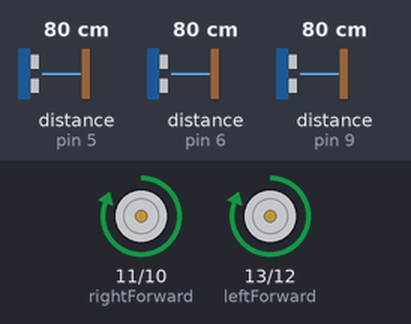
Recording of a sketch running on a simulated Arduino Uno, built with avr-gcc and run on an emulated ATmega328P. Shown: motor-driver pin pairs drawn as motors (green arrow = first pin HIGH = forward, orange = second pin HIGH = backward, longer = more drive). Wiring (inferred from the names in the program): 3 × ultrasonic range finder: trigger pin 4, echo pin 5 / trigger pin 7, echo pin 6 / trigger pin 8, echo pin 9. Inputs (shaded band) come from the test bench; at power-on: distance to the obstacle (sensors on pin 6, pin 9, pin 5) 80 cm. The echo pulse lasts 58.3 µs per cm.

Above: at 1.8 s.
1.9 s: distance to the obstacle (sensor on pin 6) set to 22 cm
3.4 s: distance to the obstacle (sensor on pin 6) set to 18 cm
At 4.6 s:
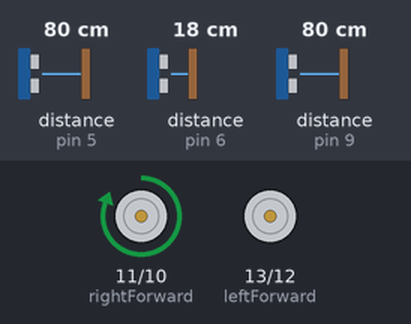
7.5 s: distance to the obstacle (sensor on pin 9) set to 2 cm
At 8.4 s:
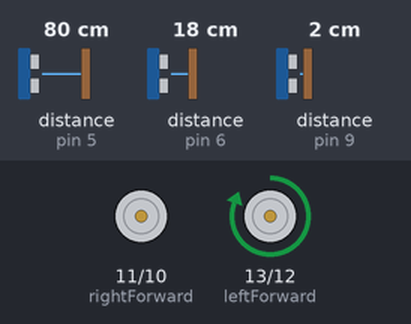
11.6 s: distance to the obstacle (sensor on pin 9) set to 35 cm
At 13.2 s:
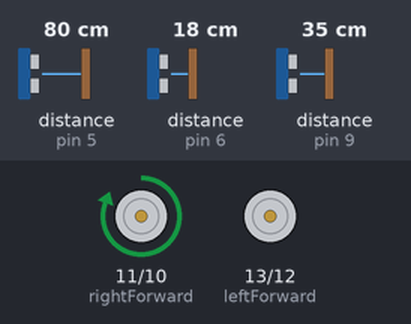
15.7 s: distance to the obstacle (sensor on pin 9) set to 4 cm
At 16.9 s:
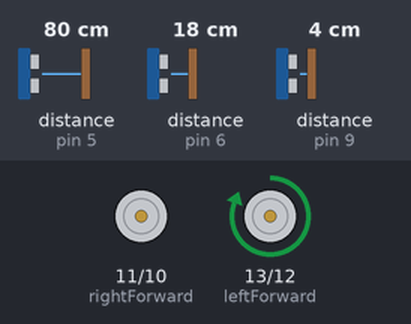
Timing chart, 0 to 18.7 s (numbered marks = the images above; inputs shaded):
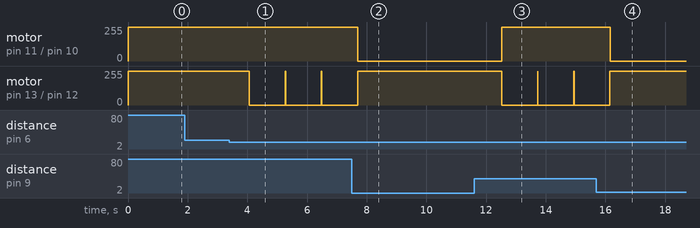

The sketch:

combined_shat_boi.ino
```cpp
const int rightEcho = 5;
const int rightTrig = 4;
const int frontEcho = 6;
const int frontTrig = 7;
const int leftEcho = 9;
const int leftTrig = 8;
const int leftForward = 13;
const int leftBackward = 12;
const int rightForward = 11;
const int rightBackward = 10;

void setup() {
  Serial.begin(9600);
  pinMode(rightTrig, OUTPUT);
  pinMode(frontTrig, OUTPUT);
  pinMode(leftTrig, OUTPUT);
  pinMode(rightEcho, INPUT);
  pinMode(frontEcho, INPUT);
  pinMode(leftEcho, INPUT);
  pinMode(leftForward, OUTPUT);
  pinMode(leftBackward, OUTPUT);
  pinMode(rightForward, OUTPUT);
  pinMode(rightBackward, OUTPUT);
}

int distanceRight() {
  digitalWrite(rightTrig, LOW);
  delayMicroseconds(2);
  digitalWrite(rightTrig, HIGH);
  delayMicroseconds(10);
  digitalWrite(rightTrig, LOW);
  int right = pulseIn(rightEcho, HIGH);
  right = right / 29 / 2;
  return right;
}

int distanceFront() {
  digitalWrite(frontTrig, LOW);
  delayMicroseconds(2);
  digitalWrite(frontTrig, HIGH);
  delayMicroseconds(10);
  digitalWrite(frontTrig, LOW);
  int front = pulseIn(frontEcho, HIGH);
  front = front / 29 / 2;
  return front;
}

int distanceLeft() {
  digitalWrite(leftTrig, LOW);
  delayMicroseconds(2);
  digitalWrite(leftTrig, HIGH);
  delayMicroseconds(10);
  digitalWrite(leftTrig, LOW);
  int left = pulseIn(leftEcho, HIGH);
  left = left / 29 / 2;
  return left;
}

void moveForward() {
  digitalWrite(leftForward, HIGH);
  digitalWrite(leftBackward, LOW);
  digitalWrite(rightForward, HIGH);
  digitalWrite(rightBackward, LOW);
}

void turnRight() {
  digitalWrite(leftForward, HIGH);
  digitalWrite(leftBackward, LOW);
  digitalWrite(rightForward, LOW);
  digitalWrite(rightBackward, LOW);
  delay(200);
}

void turnLeft() {
  digitalWrite(leftForward, LOW);
  digitalWrite(leftBackward, LOW);
  digitalWrite(rightForward, HIGH);
  digitalWrite(rightBackward, LOW);
  delay(200);
}

void loop() {
  // distance in cm
  moveForward();
  int right = distanceRight();
  int front = distanceFront();
  int left = distanceLeft();
  // delay(20);
  // Serial.println("Right distance: " + String(right));
  // Serial.println("Front distance: " + String(front));
  // Serial.println("Left distance: " + String(left));
  // Serial.println();
  if (front < 20) {
    if (left > 20) {
      turnLeft();
    } else if (left < 20 && right > 20) {
      turnRight();
    }
  }
  delay(1000);
}
```

Measured:
- the behaviour switches between 20 and 19 cm on distance to the obstacle (sensor on pin 6) (found by bisection; images 0 and 1)
- after the input at 1.9 s, every drawn part: stays the same
- after the input at 3.4 s, motor on pin 13 (leftForward) / pin 12 (leftBackward): forward 255/255 → stopped after 0.67 s
- after the input at 7.5 s, motor on pin 11 (rightForward) / pin 10 (rightBackward): forward 255/255 → stopped after 0.20 s; motor on pin 13 (leftForward) / pin 12 (leftBackward): goes on until 7.7 s, then stays forward 255/255
- after the input at 11.6 s, motor on pin 11 (rightForward) / pin 10 (rightBackward): stopped → forward 255/255 after 0.92 s; motor on pin 13 (leftForward) / pin 12 (leftBackward): forward 255/255 → stopped after 0.93 s
- after the input at 15.7 s, motor on pin 11 (rightForward) / pin 10 (rightBackward): forward 255/255 → stopped after 0.46 s; motor on pin 13 (leftForward) / pin 12 (leftBackward): goes on until 16.1 s, then stays forward 255/255
